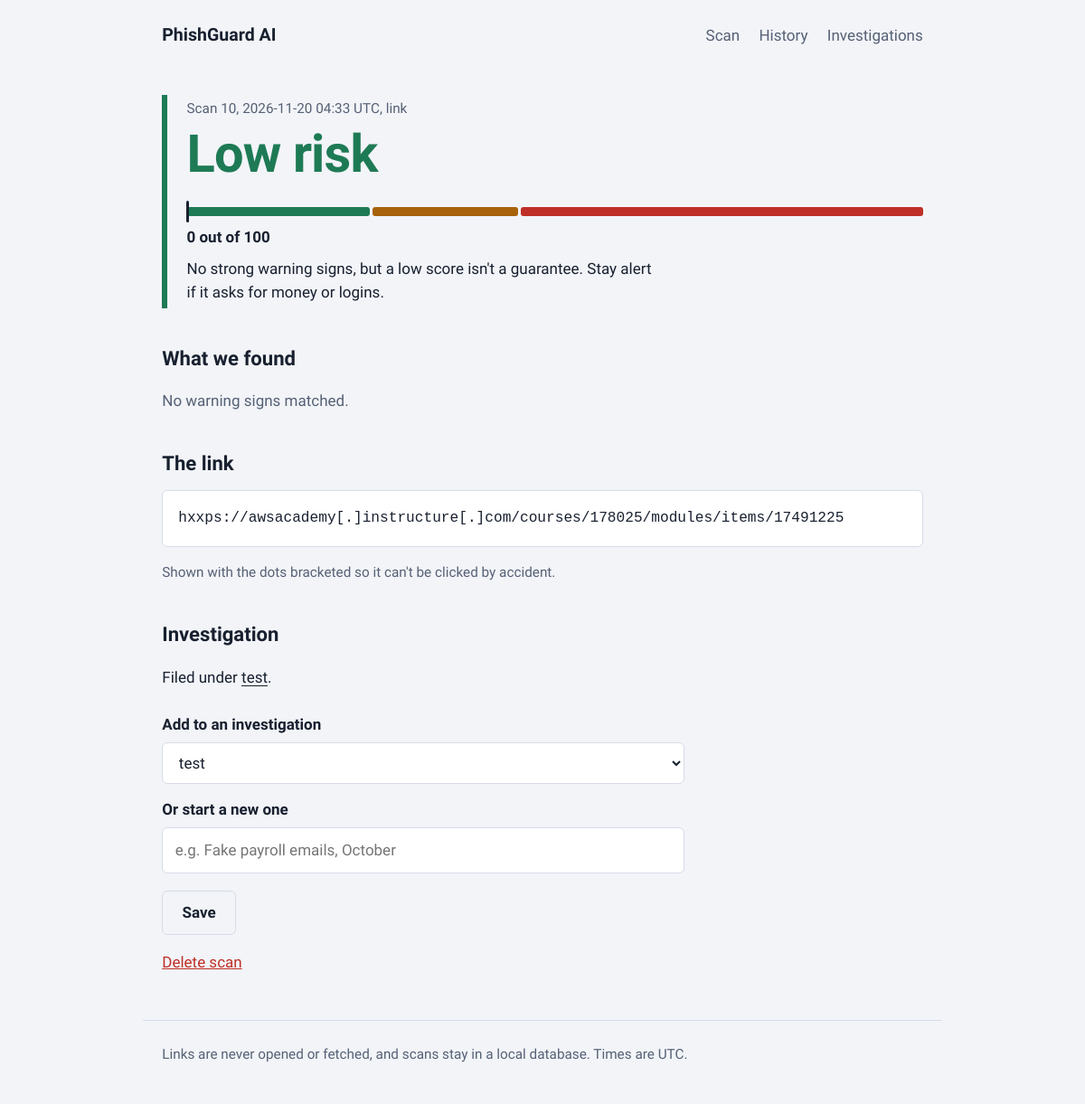
The page /scan/10 on the database its author committed.
### tables this page shows
CREATE TABLE scans (
  id INTEGER PRIMARY KEY AUTOINCREMENT,
  created_at TEXT NOT NULL,
  kind TEXT NOT NULL,
  content TEXT NOT NULL,
  score INTEGER NOT NULL,
  level TEXT NOT NULL,
  ml_score REAL,
  details TEXT NOT NULL,
  investigation_id INTEGER REFERENCES investigations(id) ON DELETE SET NULL
);

CREATE TABLE investigations (
  id INTEGER PRIMARY KEY AUTOINCREMENT,
  title TEXT NOT NULL,
  status TEXT NOT NULL DEFAULT 'Open',
  notes TEXT NOT NULL DEFAULT '',
  created_at TEXT NOT NULL,
  updated_at TEXT NOT NULL
);

### app.py (the view)
@app.get("/scan/<int:scan_id>")
def scan_detail(scan_id):
    row, details = get_scan(scan_id)
    spans = [sp for f in details["findings"] for sp in f["spans"]]
    marked = highlight(row["content"], spans) if row["kind"] != "url" else None
    inv = get_investigation(row["investigation_id"]) if row["investigation_id"] else None
    return render_template("scan.html", scan=row, d=details, marked=marked, inv=inv,
                           investigations=all_investigations())

### app.py (called while the page is built)
def db():
    if "db" not in g:
        g.db = sqlite3.connect(DB_PATH)
        g.db.row_factory = sqlite3.Row
        g.db.execute("PRAGMA foreign_keys = ON")
    return g.db

def csrf_token():
    if "_csrf" not in session:
        session["_csrf"] = secrets.token_hex(16)
    return session["_csrf"]

@app.before_request
def csrf_protect():
    if request.method == "POST":
        sent = request.form.get("_csrf", "").encode()
        if not secrets.compare_digest(session.get("_csrf", "").encode(), sent):
            abort(400, "Your session expired. Go back, refresh the page and try again.")

@app.after_request
def security_headers(resp):
    resp.headers["Content-Security-Policy"] = (
        "default-src 'self'; style-src 'self' https://fonts.googleapis.com; "
        "font-src https://fonts.gstatic.com; frame-ancestors 'none'; form-action 'self'"
    )
    resp.headers["X-Content-Type-Options"] = "nosniff"
    resp.headers["X-Frame-Options"] = "DENY"
    resp.headers["Referrer-Policy"] = "no-referrer"
    return resp

def defang(value):
    return re.sub(r"^http", "hxxp", str(value), flags=re.I).replace(".", "[.]")

def get_scan(scan_id):
    row = db().execute("SELECT * FROM scans WHERE id = ?", (scan_id,)).fetchone()
    if not row:
        abort(404)
    return row, json.loads(row["details"])

def get_investigation(inv_id):
    row = db().execute("SELECT * FROM investigations WHERE id = ?", (inv_id,)).fetchone()
    if not row:
        abort(404)
    return row

def all_investigations():
    return db().execute("SELECT id, title FROM investigations ORDER BY updated_at DESC").fetchall()

### templates/scan.html (shortened to what this page needs)
{% extends "base.html" %}
{% from "_macros.html" import badge, csrf %}
{% block content %}
{% set advice = {
  'High': "Treat this as phishing. Don't click links, open attachments or reply.",
  'Medium': "Be careful. Check the sender and the links through another channel before you act.",
  'Low': "No strong warning signs, but a low score isn't a guarantee. Stay alert if it asks for money or logins."} %}
<article class="result {{ scan.level|lower }}">
  <p class="meta">Scan {{ scan.id }}, {{ scan.created_at }} UTC, {{ {'url': 'link', 'email': 'email', 'message': 'message'}[scan.kind] }}</p>
  <h1 class="verdict">{{ scan.level }} risk</h1>
  <div class="meter" data-score="{{ scan.score }}" role="img" aria-label="Risk score {{ scan.score }} out of 100"><i></i><i></i><i></i><b></b></div>
  <p class="score">{{ scan.score }} out of 100{% if scan.ml_score is not none %}. Model similarity to phishing: {{ (scan.ml_score * 100)|round|int }}%{% endif %}</p>
  <p class="advice">{{ advice[scan.level] }}</p>
</article>
<section>
  <h2>What we found</h2>
  {% if d.findings %}
  <ul class="findings">
    {% for f in d.findings %}
    <li class="{{ 'sev-high' if f.points >= 20 else 'sev-med' if f.points >= 10 else 'sev-low' }}">
      <div class="head"><h3>{{ f.title }}</h3><span class="pts">+{{ f.points }}</span></div>
      <p>{{ f.detail }}</p>
      {% if f.evidence %}<p class="evidence">{% for e in f.evidence %}<code>{{ e|defang if f.category == 'url' else e }}</code> {% endfor %}</p>{% endif %}
    </li>
    {% endfor %}
  </ul>
  {% else %}
  <p class="empty">No warning signs matched.</p>
  {% endif %}
</section>
<section>
  {% if marked %}
  <h2>The {{ 'email' if scan.kind == 'email' else 'message' }}, marked up</h2>
  <pre class="marked">{{ marked }}</pre>
  {% else %}
  <h2>The link</h2>
  <pre class="marked">{{ scan.content|defang }}</pre>
  <p class="note">Shown with the dots bracketed so it can't be clicked by accident.</p>
  {% endif %}
</section>
<section class="file">
  <h2>Investigation</h2>
  {% if inv %}<p>Filed under <a href="{{ url_for('investigation', inv_id=inv.id) }}">{{ inv.title }}</a>.</p>{% endif %}
  <form method="post" action="{{ url_for('assign', scan_id=scan.id) }}" class="stack">
    <label for="investigation_id">Add to an investigation</label>
    <select id="investigation_id" name="investigation_id">
      {% for i in investigations %}<option value="{{ i.id }}" {{ 'selected' if i.id == scan.investigation_id }}>{{ i.title }}</option>{% endfor %}
    </select>
    <label for="new_title">Or start a new one</label>
    <input id="new_title" name="new_title" maxlength="120" placeholder="e.g. Fake payroll emails, October">
    <button class="btn ghost" type="submit">Save</button>
  </form>
  <form method="post" action="{{ url_for('delete_scan', scan_id=scan.id) }}" data-confirm="Delete this scan? This can't be undone.">
    {{ csrf() }}<button class="danger" type="submit">Delete scan</button>
  </form>
</section>
{% endblock %}

### templates/base.html (shortened to what this page needs)
<!doctype html>
<html lang="en">
<head>
  <link rel="stylesheet" href="{{ url_for('static', filename='style.css') }}">
</head>
<body>
  <header class="top">
    <a class="brand" href="{{ url_for('index') }}">PhishGuard AI</a>
    <nav aria-label="Main">
      <a href="{{ url_for('index') }}" {% if request.endpoint == 'index' %}aria-current="page"{% endif %}>Scan</a>
      <a href="{{ url_for('history') }}" {% if request.endpoint == 'history' %}aria-current="page"{% endif %}>History</a>
      <a href="{{ url_for('investigations') }}" {% if request.endpoint in ('investigations', 'investigation', 'report') %}aria-current="page"{% endif %}>Investigations</a>
    </nav>
  </header>
  <main>
    {% block content %}{% endblock %}
  </main>
  <footer>Links are never opened or fetched, and scans stay in a local database. Times are UTC.</footer>
</body>
</html>

### static/style.css (style rules this page uses)
:root { --paper: #F2F4F8; --surface: #FFFFFF; --ink: #18202F; --muted: #566175; --line: #D6DCE6; --mark: #FFE27A; --mark-ink: #18202F; --focus: #2F5BEA; --low: #1E7A55; --low-tint: #E2F2EA; --med: #A8620A; --med-tint: #FBEBD0; --high: #BF2F27; --high-tint: #FBE1DE; --font: "Atkinson Hyperlegible", "Segoe UI", system-ui, sans-serif; --mono: ui-monospace, "SF Mono", Menlo, Consolas, monospace; }
* { box-sizing: border-box; }
html { font-size: 17px; }
body { margin: 0; background: var(--paper); color: var(--ink); font-family: var(--font); line-height: 1.55; }
a { color: inherit; text-underline-offset: 3px; }
.top { display: flex; flex-wrap: wrap; gap: .5rem 2rem; align-items: baseline; justify-content: space-between; max-width: 52rem; margin: 0 auto; padding: 1.25rem 1.25rem .75rem; }
.brand { font-weight: 700; font-size: 1.15rem; text-decoration: none; }
nav { display: flex; gap: 1.25rem; }
nav a { text-decoration: none; color: var(--muted); padding: .25rem 0; border-bottom: 2px solid transparent; }
main { max-width: 52rem; margin: 0 auto; padding: 1rem 1.25rem 3rem; }
footer { max-width: 52rem; margin: 0 auto; padding: 1.5rem 1.25rem 2.5rem; color: var(--muted); font-size: .9rem; border-top: 1px solid var(--line); }
h1 { font-size: clamp(1.8rem, 4.5vw, 2.5rem); line-height: 1.15; letter-spacing: -.015em; margin: .5rem 0 .75rem; max-width: 22ch; }
h2 { font-size: 1.3rem; margin: 2.25rem 0 .75rem; }
.meta, .note, .count { color: var(--muted); font-size: .9rem; margin: 0; }
.empty { color: var(--muted); }
input, select, textarea, button, .btn { font: inherit; }
input, select, textarea { width: 100%; padding: .65rem .8rem; background: var(--surface); color: var(--ink); border: 1px solid var(--line); border-radius: 6px; }
.btn { display: inline-block; padding: .6rem 1.25rem; background: var(--ink); color: var(--paper); border: 1px solid var(--ink); border-radius: 6px; font-weight: 700; text-decoration: none; cursor: pointer; width: auto; }
.btn.ghost { background: transparent; color: var(--ink); border-color: var(--line); }
.danger { background: none; border: 0; padding: 0; color: var(--high); text-decoration: underline; cursor: pointer; }
.badge.low, .result.low { --c: var(--low); --t: var(--low-tint); }
.result { border-left: 6px solid var(--c); padding: .25rem 0 .25rem 1.25rem; margin-top: 1rem; }
.verdict { color: var(--c); margin: .25rem 0 0; font-size: clamp(2.2rem, 7vw, 3.4rem); max-width: none; }
.meter { position: relative; display: grid; grid-template-columns: 25fr 20fr 55fr; gap: 3px; height: 10px; margin: 1.5rem 0 .6rem; }
.meter i { border-radius: 3px; }
.meter i:nth-child(1) { background: var(--low); }
.meter i:nth-child(2) { background: var(--med); }
.meter i:nth-child(3) { background: var(--high); }
.meter b { position: absolute; top: -7px; left: calc(var(--score, 0) * 1%); width: 3px; height: 24px; margin-left: -1px; background: var(--ink); border-radius: 2px; }
@media (prefers-reduced-motion: no-preference) { .meter b { transition: left 1s cubic-bezier(.2, .8, .2, 1); } }
.score { font-weight: 700; margin: 0 0 .5rem; }
.advice { margin: 0; max-width: 55ch; }
.marked { font-family: var(--mono); font-size: .95rem; line-height: 1.7; white-space: pre-wrap; overflow-wrap: anywhere; background: var(--surface); border: 1px solid var(--line); border-radius: 6px; padding: 1rem; margin: 0 0 1rem; }
.stack { display: grid; gap: .4rem; max-width: 34rem; margin-bottom: 1rem; }
.stack label, .filters label { font-weight: 700; margin-top: .5rem; }
.stack .btn { justify-self: start; margin-top: .75rem; }

### rows shown on the page
scans: id "10", created_at "2026-11-20 04:33", kind "link", level "Low", score "0", level "No strong warning signs, but a low score isn't a guarantee. Stay alert if it asks for money or logins.", content|defang "hxxps://awsacademy[.]instructure[.]com/courses/178025/modules/items/17491225"
investigations: title "test"

### other values the page prints
form field investigation_id "test"
